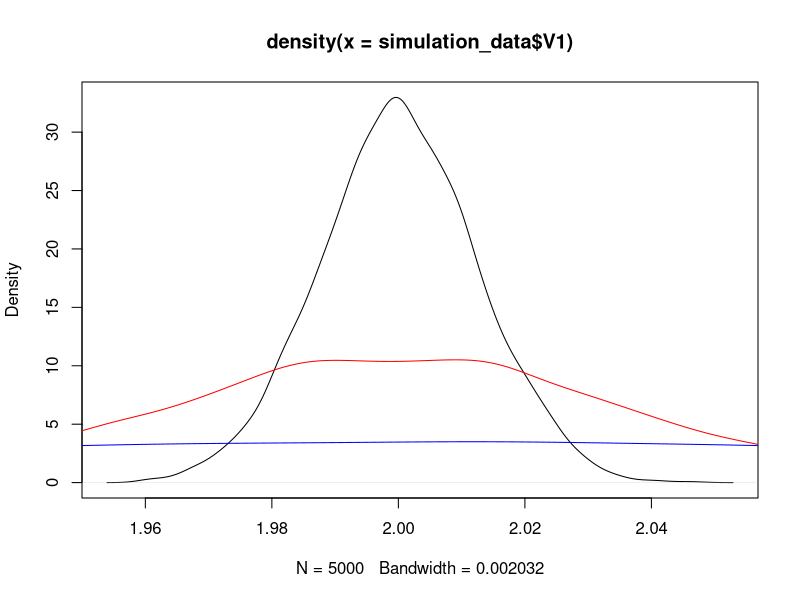
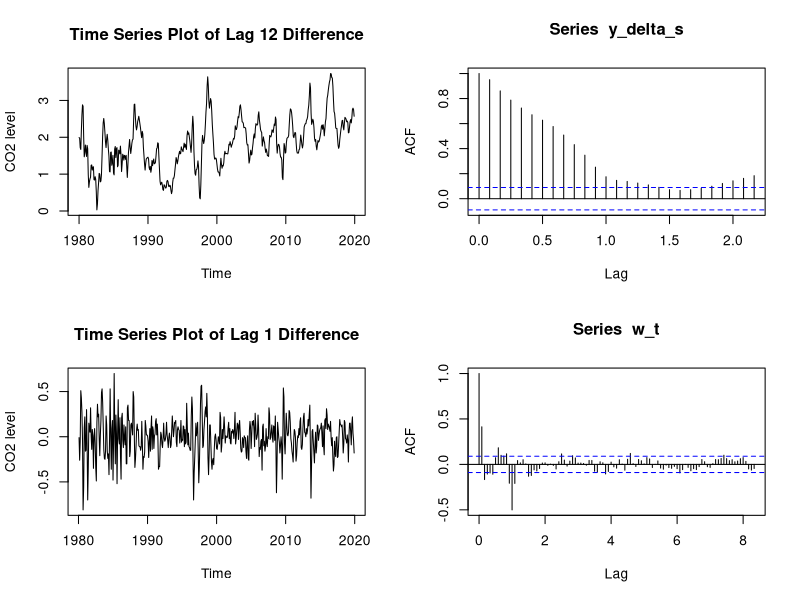
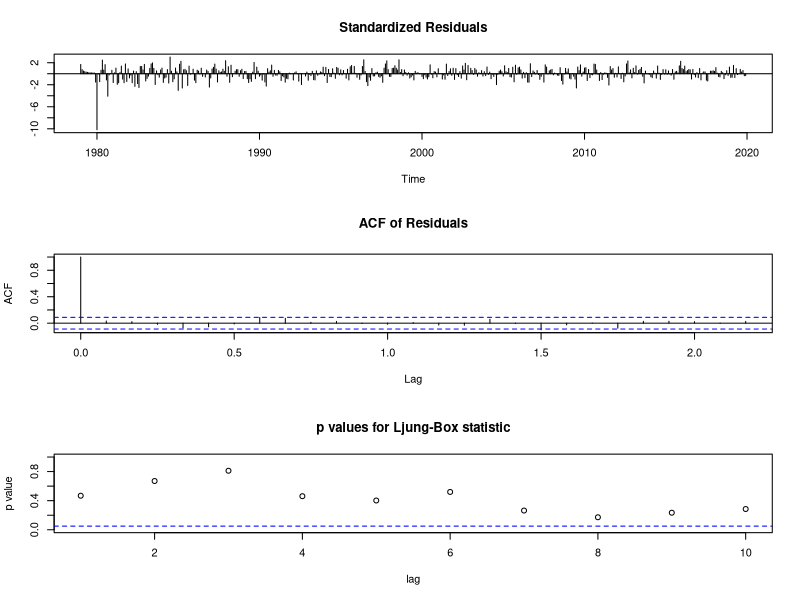
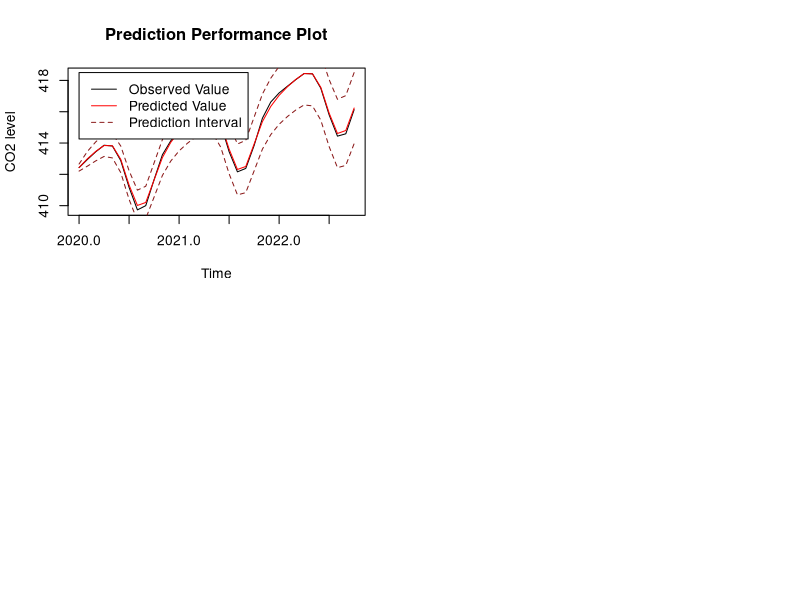

Generate these figures, in order, with R:
## ---- chunk 1
knitr::opts_chunk$set(echo = TRUE)
library(knitr)
library(tseries)
library(zoo)
## ---- chunk 2
set.seed(61336194)
mu = 2
alpha = c(-0.8,0,0.8)
sigma2_alpha0 = 0.25/(1-0.8^2)
sigma2 = 0.25
m = 5000
n = 500 

simulation_data <- as.data.frame(matrix(data = c(rep(0,3*m)),
                                   nrow = m,
                                   ncol = 3))
for (i in 1:m) {
  x1 = arima.sim(n = 500, 
                list(ar = c(alpha[1])),
                sd = sqrt(sigma2)) + mu
  simulation_data[i,1] = mean(x1)
  
  x2 = ts(rnorm(500,0,sqrt(sigma2_alpha0))) + mu
  simulation_data[i,2] = mean(x2)
  
  x3 = arima.sim(n = 500, 
                list(ar = c(alpha[3])),
                sd = sqrt(sigma2)) + mu
  simulation_data[i,3] = mean(x3)
}
## ---- chunk 3
summary <- data.frame(alpha = c("-0.8","0","0.8"),
                      emprical_mean = c(0,0,0),
                      sd = c(0,0,0))
for (i in 1:3) {
  summary[i,2] = round(mean(simulation_data[,i]),3)
  summary[i,3] = round(sd(simulation_data[,i]),3)
}
kable(summary,
      caption = "Summary Result for AR(1) With Various Alpha")
## ---- chunk 4
plot(density(simulation_data$V1), type = "l")
lines(density(simulation_data$V2), col = "red", type = "l")
lines(density(simulation_data$V3), col = "blue", type = "l")
## ---- chunk 5
q3data <- read.csv("co2_mm_gl.csv", header = TRUE, skip = 55)
co2ts <- ts(q3data[,4], start = c(1979,1), frequency = 12)
training <- window(co2ts,start = c(1979,1),end = c(2019,12),frequency=12)
testing <- window(co2ts,start = c(2020,1),end = c(2022,10),frequency=12)
## ---- chunk 6
par(mfrow = c(2,2))
s=12
y_delta_s = diff(training, lag = s, difference = 1) 
plot(y_delta_s,
     ylab = "CO2 level",
     main = "Time Series Plot of Lag 12 Difference")
acf(y_delta_s)

#
w_t = diff(y_delta_s, lag = 1, difference = 1) 
plot(w_t,
     ylab = "CO2 level",
     main = "Time Series Plot of Lag 1 Difference")
acf(w_t, lag.max = 100)
## ---- chunk 7
p = 0
P = 0
q = c(0:5)
Q = c(0:5)
d = 1
D = 1
s = 12
sequence = c(rep(0,6),rep(1,6),rep(2,6),rep(3,6),rep(4,6),rep(5,6))
mods <- data.frame(p = rep(0,36),
               d = rep(1,36),
               q = sequence,
               P = rep(0,36),
               D = rep(1,36),
               Q = rep(0:5,6),
               AIC = rep(0,36))
for (i in 1:36) {
  q = mods$q[i]
  Q = mods$Q[i]
  mod <- arima(training, 
               order=c(p, d, q), 
               seasonal=list(order=c(P, D, Q),period=s))
  mods$AIC[i] <- mod$aic
}
print(mods[which.min(mods$AIC),])
## ---- chunk 8
model <- arima(training, 
               order = c(0,1,3), 
               seasonal = list(order = c(0,1,1),periods = 12))
print(model)
## ---- chunk 9
tsdiag(model)
## ---- chunk 10
pred <- predict(model,n.ahead = 34, prediction.interval = TRUE, level = 0.95)
plot(testing, type = "l", pch = 19, main = "Prediction Performance Plot" ,ylab = "CO2 level")
lines(pred$pred, col = "red", type = "l", pch = 19)
lines(pred$pred - 1.96*pred$se, col = "firebrick4", lty = "dashed")
lines(pred$pred + 1.96*pred$se, col = "firebrick4", lty = "dashed")
legend(2020.0,
       418.5,
       legend = c("Observed Value", 
                  "Predicted Value", 
                  "Prediction Interval"),
       lty = c("solid","solid","dashed"),
       col = c("black", "red","firebrick4"))
